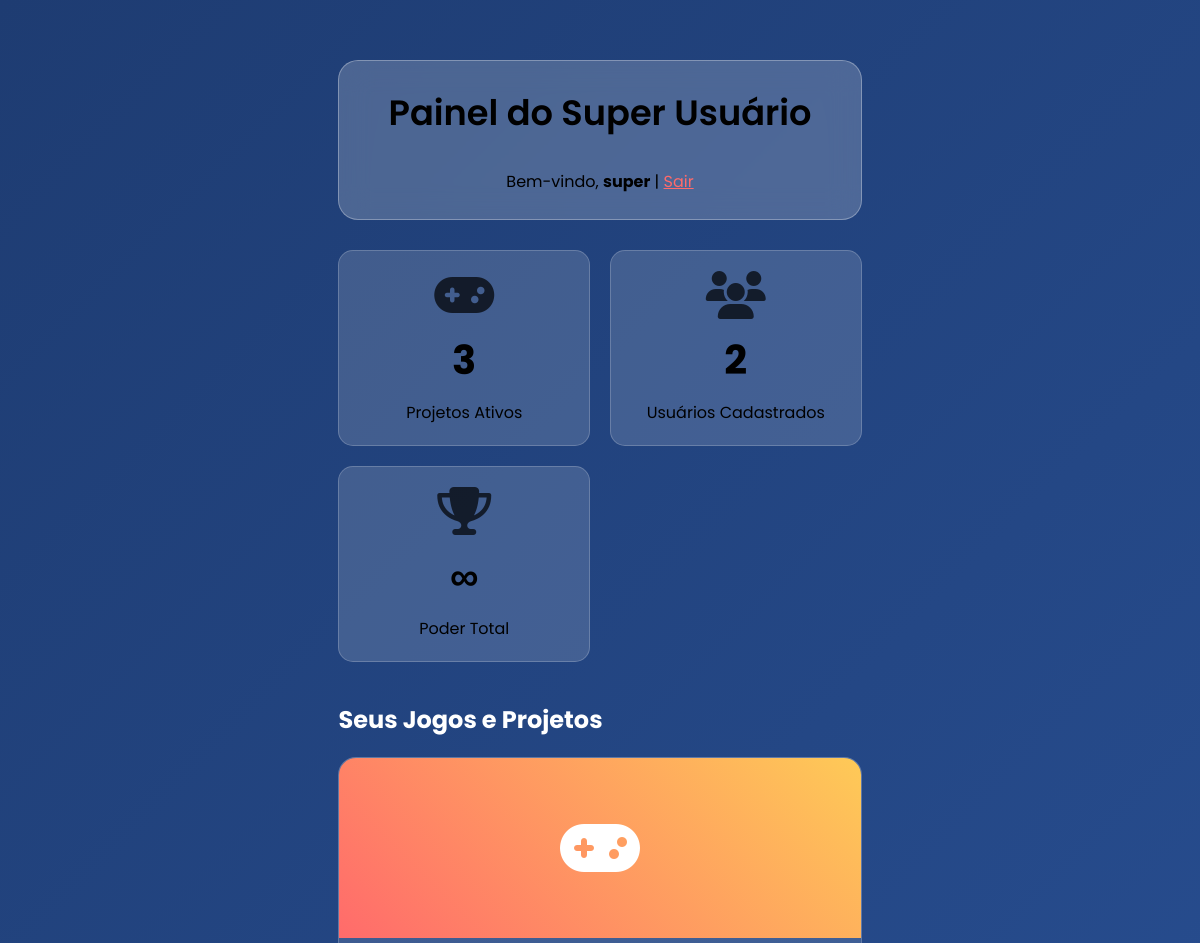
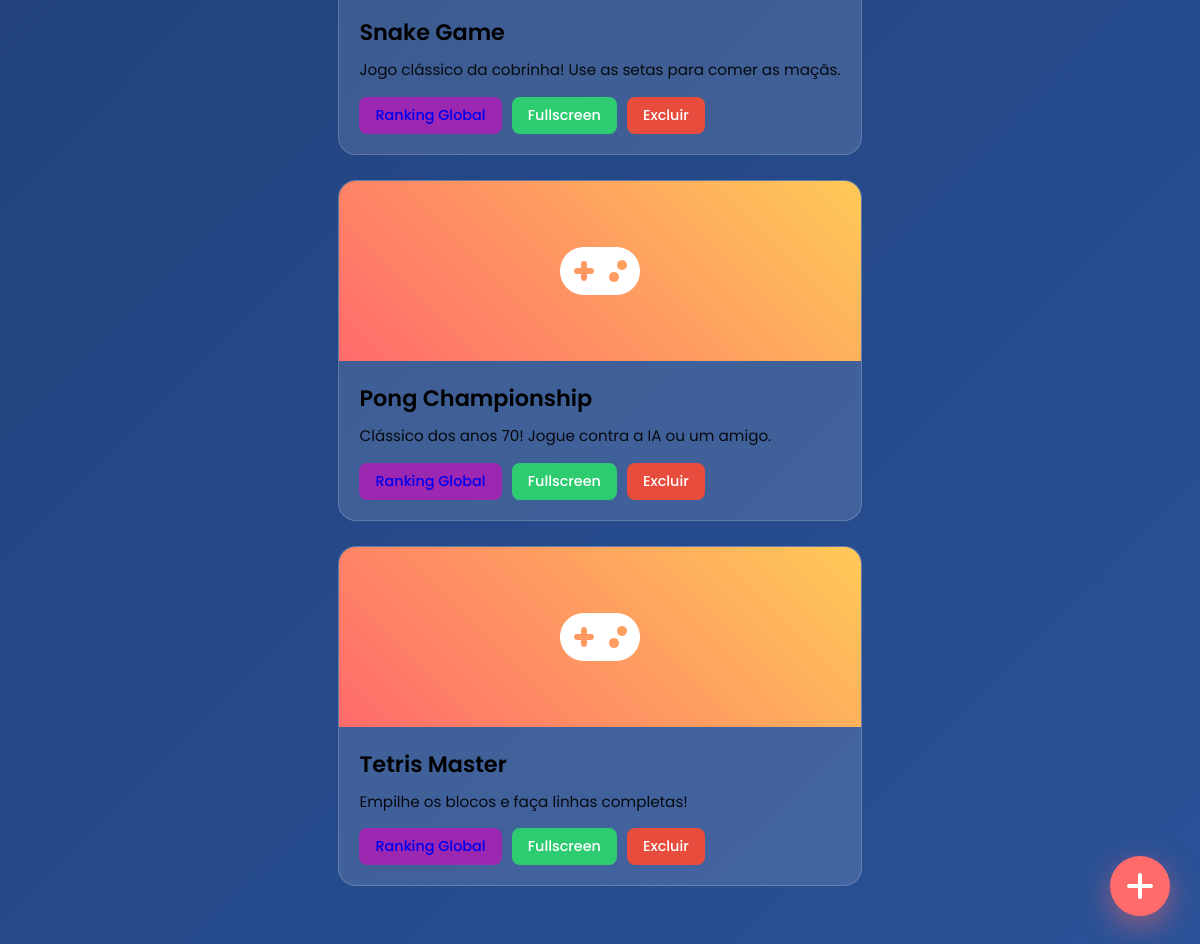
The page /dashboard (signed in) on the database its author committed (2 pictures, top to bottom).
### models.py (models this page shows, shortened)
class Project(db.Model):
    id = db.Column(db.Integer, primary_key=True)
    name = db.Column(db.String(100), nullable=False)
    description = db.Column(db.Text, nullable=False)
    url = db.Column(db.String(300))  # aumentei um pouco por segurança
    code = db.Column(db.String(50), unique=True, nullable=True)  # ← OPCIONAL AGORA!

### app.py (the view)
@app.route('/dashboard')
def dashboard():
    if 'user_id' not in session:
        return redirect(url_for('login'))
    projects = Project.query.all()
    total_users = User.query.count()
    if session.get('is_super'):
        return render_template('admin.html', projects=projects, total_users=total_users)
    return render_template('dashboard.html', projects=projects)

### templates/admin.html (shortened to what this page needs)
<!DOCTYPE html>
<html lang="pt-br">
    <head>
        <link rel="stylesheet"
            href="{{ url_for('static', filename='css/style.css') }}">
        <link rel="stylesheet"
            href="https://cdnjs.cloudflare.com/ajax/libs/font-awesome/6.5.0/css/all.min.css">
    </head>
    <body>
        <div class="dashboard">
            <div class="admin-header">
                <h1>Painel do Super Usuário</h1>
                <p>Bem-vindo, <strong>super</strong> | <a
                        href="{{ url_for('logout') }}"
                        style="color:#ff6b6b;">Sair</a></p>
            </div>
            <div class="stats-grid">
                <div class="stat-card">
                    <i class="fas fa-gamepad"
                        style="font-size:3rem; opacity:0.7;"></i>
                    <div class="stat-number">{{ projects|length }}</div>
                    <p>Projetos Ativos</p>
                </div>
                <div class="stat-card">
                    <i class="fas fa-users"
                        style="font-size:3rem; opacity:0.7;"></i>
                    <div class="stat-number">{{ total_users }}</div>
                    <p>Usuários Cadastrados</p>
                </div>
                <div class="stat-card">
                    <i class="fas fa-trophy"
                        style="font-size:3rem; opacity:0.7;"></i>
                    <div class="stat-number">∞</div>
                    <p>Poder Total</p>
                </div>
            </div>
            <h2 style="color:white; margin-bottom:20px;">Seus Jogos e
                Projetos</h2>
            <div class="projects-grid">
                {% for project in projects %}
                <div class="project-card">
                    <div class="project-thumb">
                        <i class="fas fa-gamepad"></i>
                    </div>
                    <div class="project-info">
                        <div class="project-title">{{ project.name }}</div>
                        <div class="project-desc">{{ project.description
                            }}</div>
                        <div class="project-actions">
                            {% if project.code %}
                            <a
                                href="{{ url_for('leaderboard', identifier=project.code) }}"
                                class="btn-small" style="background:#9c27b0;">
                                Ranking Global
                            </a>
                            {% endif %}
                            {% if project.url %}
                            <a
                                href="{{ url_for('play_project', identifier=project.code or project.id) }}"
                                target="_blank" class="btn-small btn-play">
                                Fullscreen
                            </a>
                            {% endif %}
                            <a
                                href="{{ url_for('delete_project', project_id=project.id) }}"
                                class="btn-small btn-delete"
                                onclick="return confirm('Tem certeza que quer excluir {{ project.name }}?')">
                                Excluir
                            </a>
                        </div>
                    </div>
                </div>
                {% endfor %}
            </div>
        </div>
        <div class="btn-floating"
            onclick="document.getElementById('addModal').classList.add('active')">
            <i class="fas fa-plus"></i>
        </div>
    </body>
</html>

### static/css/style.css (style rules this page uses)
* { margin: 0; padding: 0; box-sizing: border-box; }
body { font-family: 'Poppins', sans-serif; background: linear-gradient(135deg, #667eea 0%, #764ba2 100%); min-height: 100vh; display: flex; align-items: center; justify-content: center; padding: 20px; }
h1 { text-align: center; margin-bottom: 30px; font-weight: 600; font-size: 2.2rem; }
.dashboard { max-width: 1000px; margin: 40px auto; padding: 0 20px; }
.admin-header { background: rgba(255, 255, 255, 0.2); backdrop-filter: blur(15px); border-radius: 20px; padding: 25px; margin-bottom: 30px; text-align: center; border: 1px solid rgba(255, 255, 255, 0.3); }
.stats-grid { display: grid; grid-template-columns: repeat(auto-fit, minmax(200px, 1fr)); gap: 20px; margin-bottom: 40px; }
.stat-card { background: rgba(255, 255, 255, 0.15); padding: 20px; border-radius: 15px; text-align: center; transition: all 0.4s; border: 1px solid rgba(255, 255, 255, 0.2); }
.stat-number { font-size: 2.5rem; font-weight: 700; margin: 10px 0; }
.projects-grid { display: grid; grid-template-columns: repeat(auto-fill, minmax(320px, 1fr)); gap: 25px; margin-top: 20px; }
.project-card { background: rgba(255, 255, 255, 0.12); border-radius: 18px; overflow: hidden; transition: all 0.4s; border: 1px solid rgba(255, 255, 255, 0.18); position: relative; }
.project-thumb { height: 180px; background: linear-gradient(45deg, #ff6b6b, #feca57); display: flex; align-items: center; justify-content: center; font-size: 4rem; color: white; }
.project-info { padding: 20px; }
.project-title { font-size: 1.4rem; margin-bottom: 10px; font-weight: 600; }
.project-desc { font-size: 0.95rem; opacity: 0.9; line-height: 1.5; margin-bottom: 15px; }
.project-actions { display: flex; gap: 10px; }
.btn-small { padding: 8px 16px; border-radius: 8px; font-size: 0.9rem; text-decoration: none; font-weight: 500; }
.btn-delete { background: #e74c3c; color: white; }
.btn-play { background: #2ecc71; color: white; }
.btn-floating { position: fixed; bottom: 30px; right: 30px; width: 60px; height: 60px; background: #ff6b6b; color: white; border-radius: 50%; font-size: 2rem; display: flex; align-items: center; justify-content: center; box-shadow: 0 10px 30px rgba(255, 107, 107, 0.5); cursor: pointer; z-index: 1000; transition: all 0.3s; }

### templates/admin.html (style rules this page uses)
body { background: linear-gradient(135deg, #1e3c72 0%, #2a5298 100%); }

### rows shown on the page
Project: name "Snake Game", description "Jogo clássico da cobrinha! Use as setas para comer as maçãs."
Project: name "Pong Championship", description "Clássico dos anos 70! Jogue contra a IA ou um amigo."
Project: name "Tetris Master", description "Empilhe os blocos e faça linhas completas!"

### other values the page prints
{{ projects|length }} "3"
{{ total_users }} "2"
